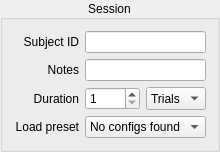
             <widget class="QGroupBox" name="session_GroupBox">
              <property name="font">
               <font>
                <pointsize>9</pointsize>
               </font>
              </property>
              <property name="title">
               <string>Session</string>
              </property>
              <property name="alignment">
               <set>Qt::AlignCenter</set>
              </property>
              <property name="flat">
               <bool>false</bool>
              </property>
              <layout class="QHBoxLayout" name="horizontalLayout_13">
               <item>
                <layout class="QGridLayout" name="gridLayout_4">
                 <item row="2" column="0">
                  <widget class="QLabel" name="numberOfTrialsLabel">
                   <property name="minimumSize">
                    <size>
                     <width>50</width>
                     <height>0</height>
                    </size>
                   </property>
                   <property name="text">
                    <string>Duration</string>
                   </property>
                   <property name="alignment">
                    <set>Qt::AlignRight|Qt::AlignTrailing|Qt::AlignVCenter</set>
                   </property>
                  </widget>
                 </item>
                 <item row="1" column="0">
                  <widget class="QLabel" name="notesLabel">
                   <property name="minimumSize">
                    <size>
                     <width>50</width>
                     <height>0</height>
                    </size>
                   </property>
                   <property name="text">
                    <string>Notes</string>
                   </property>
                   <property name="textFormat">
                    <enum>Qt::AutoText</enum>
                   </property>
                   <property name="scaledContents">
                    <bool>false</bool>
                   </property>
                   <property name="alignment">
                    <set>Qt::AlignRight|Qt::AlignTrailing|Qt::AlignVCenter</set>
                   </property>
                   <property name="margin">
                    <number>0</number>
                   </property>
                   <property name="indent">
                    <number>-1</number>
                   </property>
                  </widget>
                 </item>
                 <item row="0" column="0">
                  <widget class="QLabel" name="mouseIDLabel">
                   <property name="minimumSize">
                    <size>
                     <width>50</width>
                     <height>0</height>
                    </size>
                   </property>
                   <property name="text">
                    <string>Subject ID</string>
                   </property>
                   <property name="alignment">
                    <set>Qt::AlignRight|Qt::AlignTrailing|Qt::AlignVCenter</set>
                   </property>
                  </widget>
                 </item>
                 <item row="0" column="1">
                  <widget class="QLineEdit" name="subjectID_LineEdit">
                   <property name="sizePolicy">
                    <sizepolicy hsizetype="Expanding" vsizetype="Preferred">
                     <horstretch>0</horstretch>
                     <verstretch>0</verstretch>
                    </sizepolicy>
                   </property>
                   <property name="minimumSize">
                    <size>
                     <width>0</width>
                     <height>0</height>
                    </size>
                   </property>
                   <property name="inputMask">
                    <string/>
                   </property>
                   <property name="text">
                    <string/>
                   </property>
                  </widget>
                 </item>
                 <item row="3" column="1">
                  <widget class="QComboBox" name="loadPreset_ComboBox">
                   <property name="sizePolicy">
                    <sizepolicy hsizetype="Expanding" vsizetype="Preferred">
                     <horstretch>0</horstretch>
                     <verstretch>0</verstretch>
                    </sizepolicy>
                   </property>
                   <property name="minimumSize">
                    <size>
                     <width>0</width>
                     <height>0</height>
                    </size>
                   </property>
                   <property name="focusPolicy">
                    <enum>Qt::StrongFocus</enum>
                   </property>
                   <item>
                    <property name="text">
                     <string>No configs found</string>
                    </property>
                   </item>
                  </widget>
                 </item>
                 <item row="3" column="0">
                  <widget class="QLabel" name="loadPresetLabel">
                   <property name="minimumSize">
                    <size>
                     <width>50</width>
                     <height>0</height>
                    </size>
                   </property>
                   <property name="text">
                    <string>Load preset</string>
                   </property>
                   <property name="alignment">
                    <set>Qt::AlignRight|Qt::AlignTrailing|Qt::AlignVCenter</set>
                   </property>
                  </widget>
                 </item>
                 <item row="2" column="1">
                  <layout class="QGridLayout" name="gridLayout">
                   <item row="0" column="0">
                    <widget class="QSpinBox" name="sessionDuration_SpinBox">
                     <property name="sizePolicy">
                      <sizepolicy hsizetype="Expanding" vsizetype="Preferred">
                       <horstretch>0</horstretch>
                       <verstretch>0</verstretch>
                      </sizepolicy>
                     </property>
                     <property name="minimumSize">
                      <size>
                       <width>0</width>
                       <height>0</height>
                      </size>
                     </property>
                     <property name="minimum">
                      <number>1</number>
                     </property>
                     <property name="maximum">
                      <number>1000</number>
                     </property>
                    </widget>
                   </item>
                   <item row="0" column="1">
                    <widget class="QComboBox" name="sessionDurationMode_ComboBox">
                     <property name="sizePolicy">
                      <sizepolicy hsizetype="Expanding" vsizetype="Preferred">
                       <horstretch>0</horstretch>
                       <verstretch>0</verstretch>
                      </sizepolicy>
                     </property>
                     <property name="minimumSize">
                      <size>
                       <width>0</width>
                       <height>0</height>
                      </size>
                     </property>
                     <item>
                      <property name="text">
                       <string>Trials</string>
                      </property>
                     </item>
                    </widget>
                   </item>
                  </layout>
                 </item>
                 <item row="1" column="1">
                  <widget class="QLineEdit" name="notes_lineEdit">
                   <property name="sizePolicy">
                    <sizepolicy hsizetype="Expanding" vsizetype="Preferred">
                     <horstretch>0</horstretch>
                     <verstretch>0</verstretch>
                    </sizepolicy>
                   </property>
                   <property name="minimumSize">
                    <size>
                     <width>0</width>
                     <height>0</height>
                    </size>
                   </property>
                  </widget>
                 </item>
                </layout>
               </item>
              </layout>
             </widget>
